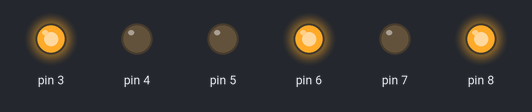
This sketch was run on a simulated Arduino Uno, built with avr-gcc and run on an emulated ATmega328P. On the bench: output pins drawn as LEDs (lit = HIGH).

Above: at 0.1 s.
At 1.4 s:
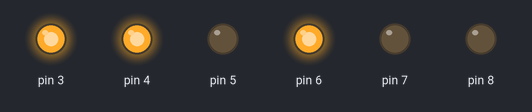
At 2.7 s:
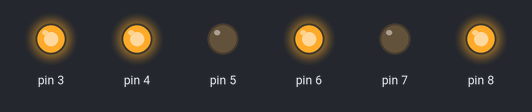
At 4.7 s:
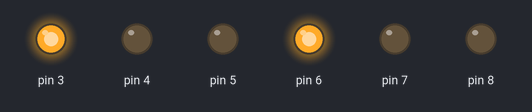
Timing chart, 0 to 6.2 s (numbered marks = the images above):
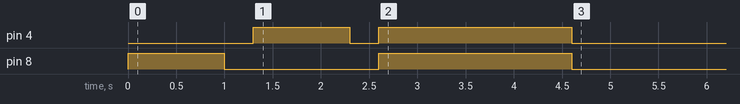

The sketch:

wheels.ino
```cpp
// Błażej Pawluk

#include "Wheels.h"

// orange, blue, yellow, green, brown, purple
Wheels w(3, 6, 4, 5, 7, 8);

void setup() {
  w.forwardR();
  delay(1000);
  w.stopR();
  delay(300);
  w.forwardL();
  delay(1000);
  w.stopL();
  delay(300);
  w.forward();
  delay(2000);
  w.stop();
}

void loop() {
}
```

Wheels.cpp
```cpp
// Błażej Pawluk

#include <Arduino.h>
#include "Wheels.h"

#define SET_MOVEMENT(side, s1, s2) digitalWrite(side[0], s1); digitalWrite(side[1], s2);

Wheels::Wheels(uint8_t ENA, uint8_t ENB, uint8_t IN1, uint8_t IN2, uint8_t IN3, uint8_t IN4) {
  pinMode(ENA, OUTPUT); this->pinsL[2] = ENA;
  pinMode(IN1, OUTPUT); this->pinsL[0] = IN1;
  pinMode(IN2, OUTPUT); this->pinsL[1] = IN2;

  pinMode(ENB, OUTPUT); this->pinsR[2] = ENB;
  pinMode(IN3, OUTPUT); this->pinsR[0] = IN3;
  pinMode(IN4, OUTPUT); this->pinsR[1] = IN4;

  setSpeed(255);
}

void Wheels::setSpeedL(uint8_t s) {
  analogWrite(this->pinsL[2], s);
  this->speedL = s;
}

void Wheels::setSpeedR(uint8_t s) {
  analogWrite(this->pinsR[2], s);
  this->speedR = s;
}

void Wheels::setSpeed(uint8_t s) {
  setSpeedL(s);
  setSpeedR(s);
}

void Wheels::forwardL() {
  SET_MOVEMENT(pinsL, HIGH, LOW);
}

void Wheels::forwardR() {
  SET_MOVEMENT(pinsR, LOW, HIGH);
}

void Wheels::forward() {
  this->forwardL();
  this->forwardR();
}

void Wheels::backL() {
  SET_MOVEMENT(pinsL, LOW, HIGH);
}

void Wheels::backR() {
  SET_MOVEMENT(pinsR, HIGH, LOW);
}

void Wheels::back() {
  this->backL();
  this->backR();
}

void Wheels::stopL() {
  SET_MOVEMENT(pinsL, LOW, LOW);
}

void Wheels::stopR() {
  SET_MOVEMENT(pinsR, LOW, LOW);
}

void Wheels::stop() {
  this->stopL();
  this->stopR();
}
```

Wheels.h
```cpp
// Błażej Pawluk

#ifndef WHEELS
#define WHEELS

#include <Arduino.h>

class Wheels {
  public:
    Wheels(uint8_t ENA, uint8_t ENB, uint8_t IN1, uint8_t IN2, uint8_t IN3, uint8_t IN4);

    void setSpeedL(uint8_t);
    void setSpeedR(uint8_t);
    void setSpeed(uint8_t);

    void forwardL();
    void forwardR();
    void forward();

    void backL();
    void backR();
    void back();

    void stopL();
    void stopR();
    void stop();

  private:
    uint8_t pinsL[3];
    uint8_t pinsR[3];
    uint8_t speedR, speedL;
};

#endif
```
